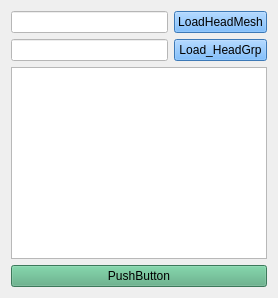
     <widget class="QWidget" name="tab_2">
      <attribute name="title">
       <string>Riging</string>
      </attribute>
      <layout class="QGridLayout" name="gridLayout_23">
       <item row="0" column="0">
        <layout class="QVBoxLayout" name="verticalLayout_2">
         <item>
          <layout class="QGridLayout" name="gridLayout_22">
           <item row="1" column="1">
            <widget class="QPushButton" name="pushButton_12">
             <property name="styleSheet">
              <string notr="true">background-color: rgb(85, 170, 255);</string>
             </property>
             <property name="text">
              <string>Load_HeadGrp</string>
             </property>
            </widget>
           </item>
           <item row="0" column="1">
            <widget class="QPushButton" name="pushButton_11">
             <property name="styleSheet">
              <string notr="true">background-color: rgb(85, 170, 255);</string>
             </property>
             <property name="text">
              <string>LoadHeadMesh</string>
             </property>
            </widget>
           </item>
           <item row="0" column="0">
            <widget class="QLineEdit" name="lineEdit">
             <property name="styleSheet">
              <string notr="true">background-color: rgb(255, 255, 255);</string>
             </property>
            </widget>
           </item>
           <item row="1" column="0">
            <widget class="QLineEdit" name="lineEdit_2">
             <property name="styleSheet">
              <string notr="true">background-color: rgb(255, 255, 255);</string>
             </property>
            </widget>
           </item>
          </layout>
         </item>
         <item>
          <layout class="QVBoxLayout" name="verticalLayout">
           <item>
            <widget class="QTableWidget" name="tableWidget"/>
           </item>
           <item>
            <widget class="QPushButton" name="pushButton_13">
             <property name="styleSheet">
              <string notr="true">background-color: rgb(85, 170, 127);</string>
             </property>
             <property name="text">
              <string>PushButton</string>
             </property>
            </widget>
           </item>
          </layout>
         </item>
        </layout>
       </item>
      </layout>
     </widget>
